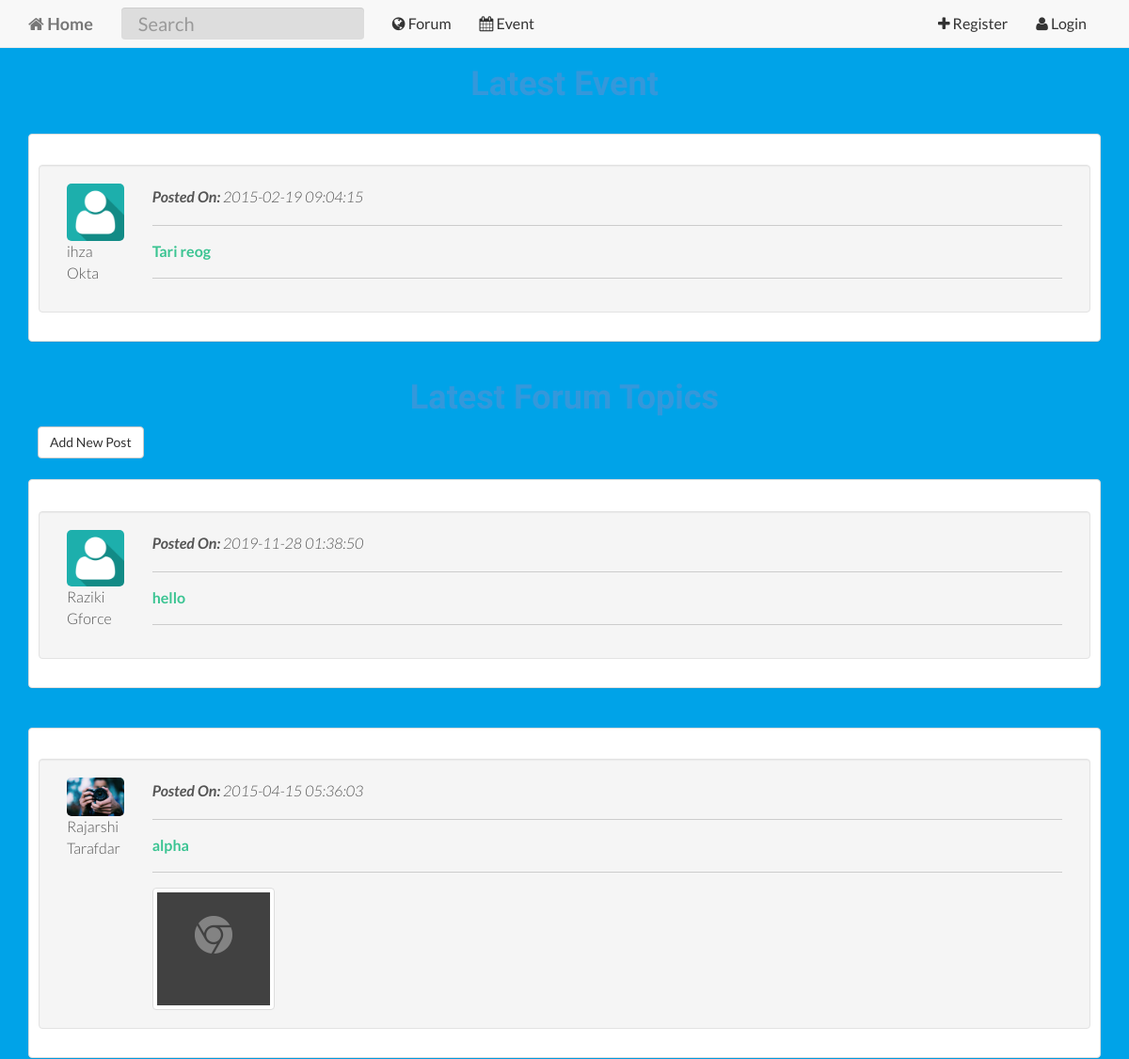
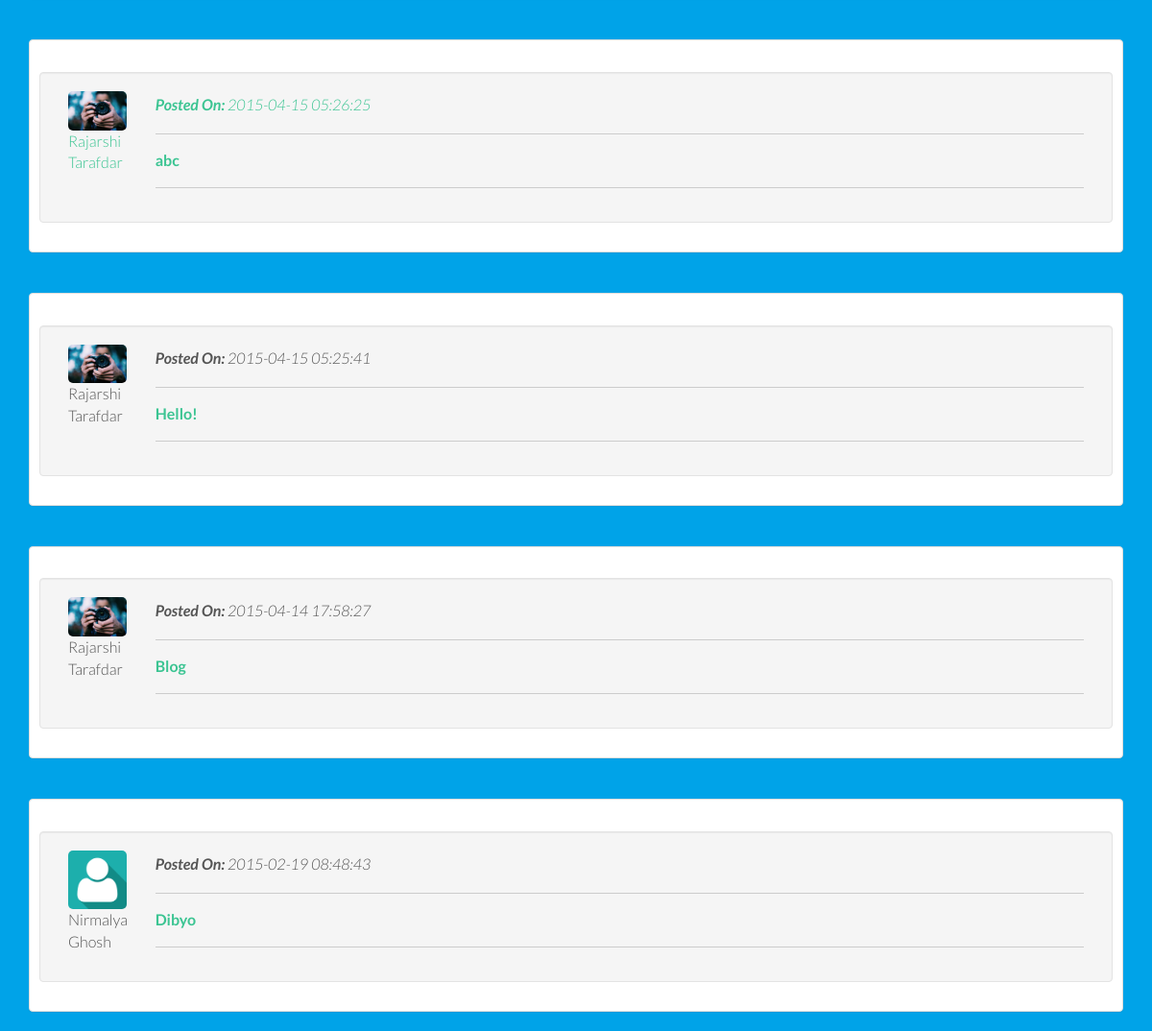
The page / on the database its author committed (2 pictures, top to bottom).
### tables this page shows
CREATE TABLE `notice_topic` (
  `notice_topic_id` int(11) NOT NULL,
  `notice_topic_name` text NOT NULL,
  `notice_topic_time` timestamp NOT NULL DEFAULT CURRENT_TIMESTAMP,
  `notice_topic_body` text NOT NULL,
  `notice_topic_created_by` varchar(255) NOT NULL,
  `notice_topic_kategori` varchar(255) NOT NULL,
  `notice_topic_image` varchar(20) NOT NULL
);

CREATE TABLE `user` (
  `user_id` int(11) NOT NULL,
  `user_email` varchar(255) NOT NULL,
  `user_password` varchar(255) NOT NULL,
  `user_firstname` text NOT NULL,
  `user_lastname` text NOT NULL,
  `user_avatar` varchar(255) NOT NULL,
  `user_shortbio` text,
  `user_username` varchar(255) NOT NULL,
  `user_longbio` text,
  `user_website` varchar(255) DEFAULT NULL,
  `user_dob` date DEFAULT NULL,
  `user_profession` text,
  `user_gender` varchar(255) DEFAULT NULL,
  `user_address` text,
  `user_backgroundpicture` varchar(255) NOT NULL,
  `user_joindate` date NOT NULL,
  `user_country` varchar(255) DEFAULT NULL
);

CREATE TABLE `forum_topic` (
  `forum_topic_id` int(11) NOT NULL,
  `forum_topic_name` text NOT NULL,
  `forum_topic_created_by` varchar(255) NOT NULL,
  `forum_topic_time` timestamp NOT NULL DEFAULT CURRENT_TIMESTAMP,
  `forum_topic_body` text NOT NULL,
  `forum_topic_views` int(11) NOT NULL,
  `forum_topic_replies` int(11) NOT NULL,
  `forum_topic_kategori` varchar(255) NOT NULL,
  `forum_topic_image` varchar(255) NOT NULL
);

### index.php (the view, shortened to what this page needs)
<?php require '_database/database.php'; ?>
<body>
<?php include 'controllers/navigation/index-before-login-navigation.php' ?>
    <h1 class="text-center">Latest Event</h1>
<?php
    $sql = "SELECT * FROM notice_topic ORDER BY notice_topic_time DESC";
    $result = mysqli_query($database,$sql);
    while($rws = mysqli_fetch_array($result)){
        $temp_user_username = $rws['notice_topic_created_by'];
        $sql_search_username = "SELECT * FROM user WHERE user_username = '$temp_user_username'";
        $result_search_username = mysqli_query($database,$sql_search_username) or die(mysqli_error($database));
        $rws_search_username = mysqli_fetch_array($result_search_username);
?>
        <div class="container">
            <div class="panel panel-default">
                <div class="panel-body">
                    <br>
                    <div class="well">
                        <div class="row clearfix">
                            <div class="col-md-1 column">
                                <img src="userfiles/avatars/<?php echo $rws_search_username['user_avatar'];?>" class="img-responsive notice-topic-avatar" alt="<?php echo $rws_search_username['user_firstname'];?> <?php echo $rws_search_username['user_lastname'];?>">
                                <?php echo $rws_search_username['user_firstname'];?> <?php echo $rws_search_username['user_lastname'];?>
                            </div>
                            <div class="col-md-11 column">
                                <p class="margin-top50"><i><strong>Posted On:</strong> <?php echo $rws['notice_topic_time']; ?></i></p>
                                <hr>
                                <strong><a href="notice-topic.php?notice_topic_id=<?php echo $rws['notice_topic_id'];?>"> <?php echo $rws['notice_topic_name'];?></a></strong>
                                <hr>
                            </div>
                        </div>
                    </div>
                </div>
            </div>
        </div>
<?php
    }
?>
        <h1 class="text-center">Latest Forum Topics</h1>
        <div class="container ">
        <div class="row clearfix">
            <div class="col-md-12 column">
                <a class="btn btn-default" href="add-new-forum-post.php">Add New Post</a>
            </div>
        </div>
    </div>
<?php
    $sql = "SELECT * FROM forum_topic ORDER BY forum_topic_time DESC";
    $result = mysqli_query($database,$sql);
    while($rws = mysqli_fetch_array($result)){
        $temp_user_username = $rws['forum_topic_created_by'];
        $sql_search_username = "SELECT * FROM user WHERE user_username = '$temp_user_username'";
        $result_search_username = mysqli_query($database,$sql_search_username) or die(mysqli_error($database));
        $rws_search_username = mysqli_fetch_array($result_search_username);
?>
        <div class="container">
            <div class="panel panel-default">
                <div class="panel-body">
                    <br>
                    <div class="well">
                        <div class="row clearfix">
                            <div class="col-md-1 column">
                                <img src="userfiles/avatars/<?php echo $rws_search_username['user_avatar'];?>" class="img-responsive forum-topic-avatar" alt="<?php echo $rws_search_username['user_firstname'];?> <?php echo $rws_search_username['user_lastname'];?>">
                                <?php echo $rws_search_username['user_firstname'];?> <?php echo $rws_search_username['user_lastname'];?>
                            </div>
                            <div class="col-md-11 column">
                                <p class="margin-top50"><i><strong>Posted On:</strong> <?php echo $rws['forum_topic_time']; ?></i></p>
                                <hr>
                                <strong><a href="forum-topic.php?forum_topic_id=<?php echo $rws['forum_topic_id'];?>"> <?php echo $rws['forum_topic_name'];?></a></strong>
                                <hr>
                                <?php
                                if($rws['forum_topic_image']){
                                    ?>
                                    <a data-toggle="modal" href="#<?php echo $rws['forum_topic_id']?>">
                                <img src="userfiles/uploads/<?php echo $rws['forum_topic_image'];?>"  class="img-responsive thumbnail">
                                <?php
                                        }
                                    ?>
                            </div>
                        </div>
                    </div>
                </div>
            </div>
        </div>
<?php
    }
?>
</body>

### assets/css/base/main.css (style rules this page uses)
body { background-color: transparent; font-family: "Lato"; font-weight: 300; font-size: 16px; color: #555; padding-top: 50px; -webkit-font-smoothing: antialiased; -webkit-overflow-scrolling: touch; background-color: #f3f3f3; }
h1, h2, h3, h4, h5, h6 { font-family: "Raleway"; font-weight: 300; color: #3498db; }
h1 { font-weight: 800; }
p { line-height: 28px; margin-bottom: 0px; }
a { color: #3bc492; -webkit-transition: color 0.1s ease-in, background 0.1s ease-in; -moz-transition: color 0.1s ease-in, background 0.1s ease-in; -ms-transition: color 0.1s ease-in, background 0.1s ease-in; -o-transition: color 0.1s ease-in, background 0.1s ease-in; transition: color 0.1s ease-in, background 0.1s ease-in; }
a:before, a:after { -webkit-transition: color 0.1s ease-in, background 0.1s ease-in; -moz-transition: color 0.1s ease-in, background 0.1s ease-in; -ms-transition: color 0.1s ease-in, background 0.1s ease-in; -o-transition: color 0.1s ease-in, background 0.1s ease-in; transition: color 0.1s ease-in, background 0.1s ease-in; }
hr { display: block; height: 1px; border: 0; border-top: 1px solid #ccc; margin: 1em 0; padding: 0; }
html, body { overflow-x: hidden; }
.panel-body { padding-top: 0px; }
.row { padding-left: 10px; padding-right: 10px; }
.panel-default { margin-top: 22px; }
.panel-body { padding: 10px; }
.forum-topic-avatar { max-height: 65px; width: auto; border-radius: 5px; }
.notice-topic-avatar { max-height: 65px; width: auto; border-radius: 5px; }

### rows shown on the page
notice_topic: user.user_avatar (placeholder picture), user.user_firstname "ihza", user.user_lastname "Okta", notice_topic_time "2015-02-19 09:04:15", notice_topic_name "Tari reog"
forum_topic: user.user_avatar (placeholder picture), user.user_firstname "Raziki", user.user_lastname "Gforce", forum_topic_time "2019-11-28 01:38:50", forum_topic_name "hello"
forum_topic: user.user_avatar (picture), user.user_firstname "Rajarshi", user.user_lastname "Tarafdar", forum_topic_time "2015-04-15 05:36:03", forum_topic_name "alpha", forum_topic_image (picture)
forum_topic: user.user_avatar (picture), user.user_firstname "Rajarshi", user.user_lastname "Tarafdar", forum_topic_time "2015-04-15 05:26:25", forum_topic_name "abc"
forum_topic: user.user_avatar (picture), user.user_firstname "Rajarshi", user.user_lastname "Tarafdar", forum_topic_time "2015-04-15 05:25:41", forum_topic_name "Hello!"
forum_topic: user.user_avatar (picture), user.user_firstname "Rajarshi", user.user_lastname "Tarafdar", forum_topic_time "2015-04-14 17:58:27", forum_topic_name "Blog"
forum_topic: user.user_avatar (placeholder picture), user.user_firstname "Nirmalya", user.user_lastname "Ghosh", forum_topic_time "2015-02-19 08:48:43", forum_topic_name "Dibyo"
